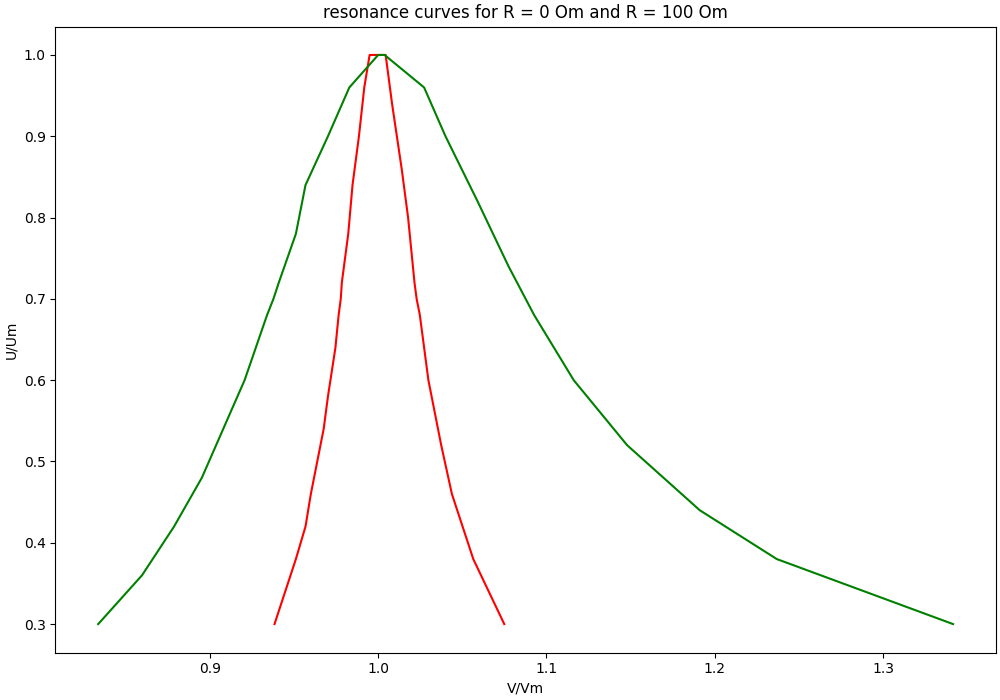

Generate this figure with Python:
import matplotlib.pyplot as plt
import numpy as np

R_0_list_u = []
R_0_list_v = []

R_0_list_u_1 = []
R_0_list_v_1 = []


with  open('data', 'r')  as  data:
    for line in data:
        list_line = list((map(float, line.split())))
        R_0_list_u.append(list_line[0] / 100.0)
        R_0_list_v.append(list_line[1] / 1575.0)

with  open('data1', 'r')  as  data:
    for line in data:
        list_line = list((map(float, line.split())))
        R_0_list_u_1.append(list_line[0] / 100.0)
        R_0_list_v_1.append(list_line[1] / 1575.0)

x = np.array(R_0_list_v)
y = np.array(R_0_list_u)

x1 = np.array(R_0_list_v_1)
y1 = np.array(R_0_list_u_1)

fig, ax = plt.subplots(figsize=(10,7), constrained_layout=True)

ax.set_ylabel("U/Um")
ax.set_xlabel("V/Vm")
ax.set_title("resonance curves for R = 0 Om and R = 100 Om")

plt.plot(x, y, 'r', x1, y1, 'g')

print(R_0_list_v[23] - R_0_list_v[11])

plt.savefig("3.png")